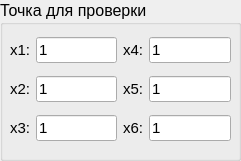
  <widget class="QGroupBox" name="groupBox_4">
   <property name="geometry">
    <rect>
     <x>810</x>
     <y>10</y>
     <width>241</width>
     <height>161</height>
    </rect>
   </property>
   <property name="font">
    <font>
     <family>Ubuntu</family>
     <pointsize>12</pointsize>
    </font>
   </property>
   <property name="title">
    <string>Точка для проверки</string>
   </property>
   <widget class="QWidget" name="gridLayoutWidget_6">
    <property name="geometry">
     <rect>
      <x>10</x>
      <y>30</y>
      <width>221</width>
      <height>119</height>
     </rect>
    </property>
    <property name="font">
     <font>
      <family>Helvetica</family>
     </font>
    </property>
    <layout class="QGridLayout" name="gridLayout_10">
     <item row="2" column="2">
      <widget class="QLineEdit" name="line_edit_x3">
       <property name="font">
        <font>
         <family>Ubuntu</family>
         <pointsize>11</pointsize>
        </font>
       </property>
       <property name="text">
        <string>1</string>
       </property>
      </widget>
     </item>
     <item row="1" column="0">
      <widget class="QLabel" name="label_a_10">
       <property name="font">
        <font>
         <family>Ubuntu</family>
         <pointsize>11</pointsize>
        </font>
       </property>
       <property name="text">
        <string notr="true">x2:</string>
       </property>
      </widget>
     </item>
     <item row="1" column="2">
      <widget class="QLineEdit" name="line_edit_x2">
       <property name="font">
        <font>
         <family>Ubuntu</family>
         <pointsize>11</pointsize>
        </font>
       </property>
       <property name="text">
        <string>1</string>
       </property>
      </widget>
     </item>
     <item row="0" column="2">
      <widget class="QLineEdit" name="line_edit_x1">
       <property name="font">
        <font>
         <family>Ubuntu</family>
         <pointsize>11</pointsize>
        </font>
       </property>
       <property name="text">
        <string>1</string>
       </property>
      </widget>
     </item>
     <item row="2" column="0">
      <widget class="QLabel" name="label_a_23">
       <property name="font">
        <font>
         <family>Ubuntu</family>
         <pointsize>11</pointsize>
        </font>
       </property>
       <property name="text">
        <string notr="true">x3:</string>
       </property>
      </widget>
     </item>
     <item row="0" column="0">
      <widget class="QLabel" name="label_a_11">
       <property name="font">
        <font>
         <family>Ubuntu</family>
         <pointsize>11</pointsize>
        </font>
       </property>
       <property name="text">
        <string notr="true">x1:</string>
       </property>
      </widget>
     </item>
     <item row="2" column="4">
      <widget class="QLineEdit" name="line_edit_x6">
       <property name="font">
        <font>
         <family>Ubuntu</family>
         <pointsize>11</pointsize>
        </font>
       </property>
       <property name="text">
        <string>1</string>
       </property>
      </widget>
     </item>
     <item row="2" column="3">
      <widget class="QLabel" name="label_a_24">
       <property name="font">
        <font>
         <family>Ubuntu</family>
         <pointsize>11</pointsize>
        </font>
       </property>
       <property name="text">
        <string notr="true">x6:</string>
       </property>
      </widget>
     </item>
     <item row="1" column="4">
      <widget class="QLineEdit" name="line_edit_x5">
       <property name="font">
        <font>
         <family>Ubuntu</family>
         <pointsize>11</pointsize>
        </font>
       </property>
       <property name="text">
        <string>1</string>
       </property>
      </widget>
     </item>
     <item row="1" column="3">
      <widget class="QLabel" name="label_a_28">
       <property name="font">
        <font>
         <family>Ubuntu</family>
         <pointsize>11</pointsize>
        </font>
       </property>
       <property name="text">
        <string notr="true">x5:</string>
       </property>
      </widget>
     </item>
     <item row="0" column="4">
      <widget class="QLineEdit" name="line_edit_x4">
       <property name="font">
        <font>
         <family>Ubuntu</family>
         <pointsize>11</pointsize>
        </font>
       </property>
       <property name="text">
        <string>1</string>
       </property>
      </widget>
     </item>
     <item row="0" column="3">
      <widget class="QLabel" name="label_a_29">
       <property name="font">
        <font>
         <family>Ubuntu</family>
         <pointsize>11</pointsize>
        </font>
       </property>
       <property name="text">
        <string notr="true">x4:</string>
       </property>
      </widget>
     </item>
    </layout>
   </widget>
  </widget>
